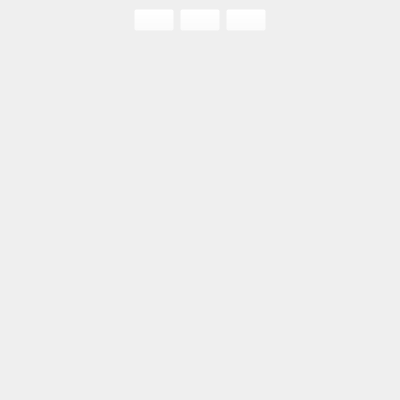
<?xml version="1.0" encoding="UTF-8"?>
<ui version="4.0">
 <class>MainWindow</class>
 <widget class="QMainWindow" name="MainWindow">
  <property name="geometry">
   <rect>
    <x>0</x>
    <y>0</y>
    <width>400</width>
    <height>400</height>
   </rect>
  </property>
  <property name="windowTitle">
   <string>Yuvarlak Arayüz</string>
  </property>
  <property name="windowIcon">
   <iconset resource="img/soccer_ball.qrc">
    <normaloff>:/img/soccer_ball.ico</normaloff>:/img/soccer_ball.ico</iconset>
  </property>
  <widget class="QWidget" name="centralwidget">
   <property name="styleSheet">
    <string notr="true">#centralwidget{
border-image: url(:/img/soccer_ball.ico);}</string>
   </property>
   <layout class="QGridLayout" name="gridLayout">
    <item row="0" column="0">
     <layout class="QHBoxLayout" name="horizontalLayout">
      <item>
       <spacer name="horizontalSpacer_2">
        <property name="orientation">
         <enum>Qt::Horizontal</enum>
        </property>
        <property name="sizeHint" stdset="0">
         <size>
          <width>40</width>
          <height>20</height>
         </size>
        </property>
       </spacer>
      </item>
      <item>
       <widget class="QPushButton" name="pushButton_minimize">
        <property name="styleSheet">
         <string notr="true">#pushButton_minimize{background-color: rgba(255, 255, 255,0);}</string>
        </property>
        <property name="text">
         <string/>
        </property>
        <property name="icon">
         <iconset resource="img/minimize.qrc">
          <normaloff>:/img/minimize.ico</normaloff>:/img/minimize.ico</iconset>
        </property>
        <property name="iconSize">
         <size>
          <width>30</width>
          <height>30</height>
         </size>
        </property>
       </widget>
      </item>
      <item>
       <widget class="QPushButton" name="pushButton_full_screen">
        <property name="styleSheet">
         <string notr="true">#pushButton_full_screen{background-color: rgba(255, 255, 255,0);}</string>
        </property>
        <property name="text">
         <string/>
        </property>
        <property name="icon">
         <iconset resource="img/maximize.qrc">
          <normaloff>:/img/maximize.ico</normaloff>:/img/maximize.ico</iconset>
        </property>
        <property name="iconSize">
         <size>
          <width>30</width>
          <height>30</height>
         </size>
        </property>
       </widget>
      </item>
      <item>
       <widget class="QPushButton" name="pushButton_close">
        <property name="styleSheet">
         <string notr="true">#pushButton_close{background-color: rgba(255, 255, 255,0);}</string>
        </property>
        <property name="text">
         <string/>
        </property>
        <property name="icon">
         <iconset resource="img/close.qrc">
          <normaloff>:/img/close.ico</normaloff>:/img/close.ico</iconset>
        </property>
        <property name="iconSize">
         <size>
          <width>30</width>
          <height>30</height>
         </size>
        </property>
       </widget>
      </item>
      <item>
       <spacer name="horizontalSpacer">
        <property name="orientation">
         <enum>Qt::Horizontal</enum>
        </property>
        <property name="sizeHint" stdset="0">
         <size>
          <width>40</width>
          <height>20</height>
         </size>
        </property>
       </spacer>
      </item>
     </layout>
    </item>
    <item row="1" column="0">
     <spacer name="verticalSpacer">
      <property name="orientation">
       <enum>Qt::Vertical</enum>
      </property>
      <property name="sizeHint" stdset="0">
       <size>
        <width>20</width>
        <height>327</height>
       </size>
      </property>
     </spacer>
    </item>
   </layout>
  </widget>
 </widget>
 <resources>
  <include location="img/close.qrc"/>
  <include location="img/uc.qrc"/>
  <include location="img/soccer_ball.qrc"/>
  <include location="img/minimize.qrc"/>
  <include location="img/maximize.qrc"/>
  <include location="img/login.qrc"/>
  <include location="img/home_2.qrc"/>
  <include location="img/hello.qrc"/>
 </resources>
 <connections/>
</ui>
